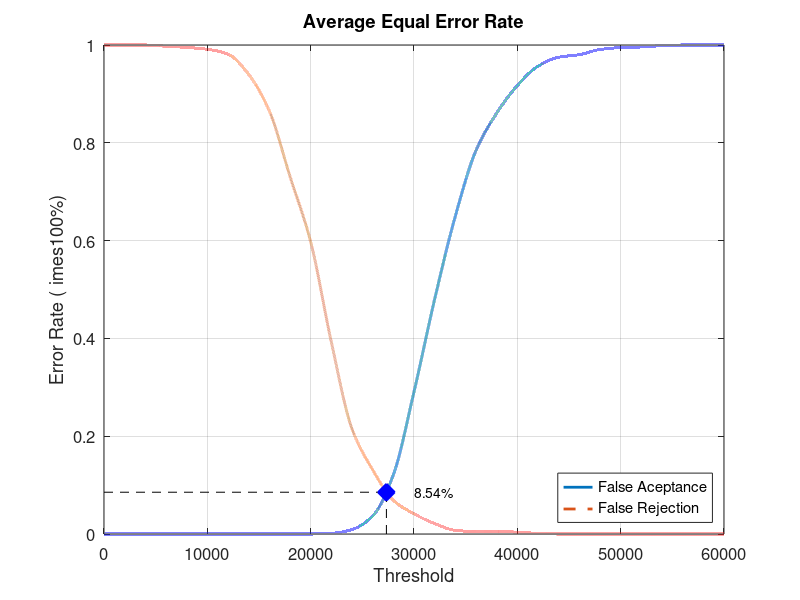
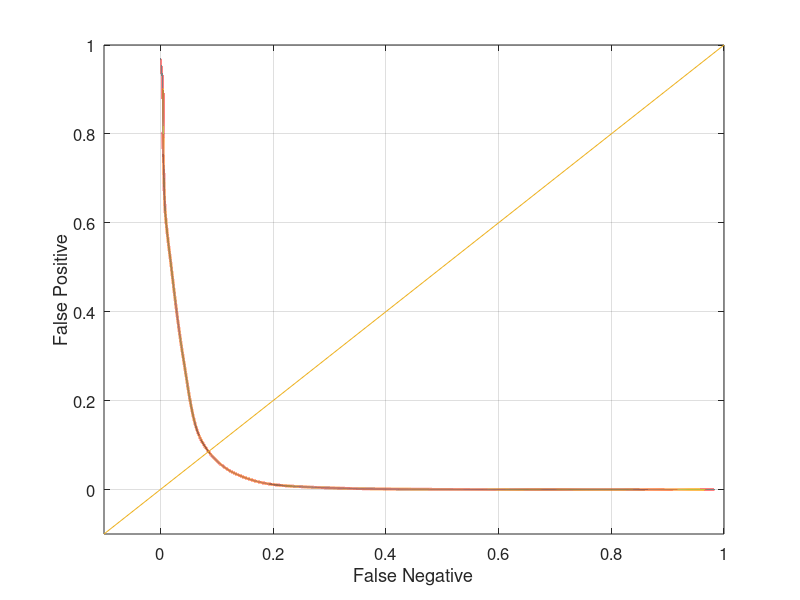

Source code (MATLAB) for these figures, in order:
close all;
clear;
clc;
x = 0:2000:60000;
xq = 0:0.5:60000;

y0 = [0 0 0 0 0 0 0 0 0 0 0 0.00131579 0.00921053 0.0368421 0.121053 0.290789 0.480263 0.65 0.784211 0.860526 0.917105 0.956579 0.975 0.980263 0.990789 0.994737 0.996053 0.998684 1 1 1]
yy0 = interp1(x, y0, xq, 'pchip');
y1 = [1 1 1 0.9975 0.995 0.99125 0.98125 0.94 0.865 0.73125 0.5975 0.3925 0.215 0.13125 0.06875 0.04125 0.02125 0.0075 0.005 0.005 0.00375 0.00125 0 0 0 0 0 0 0 0 0]
yy1 = interp1(x, y1, xq, 'pchip');

% Calculating EER: 
y2 = abs(y0 - y1);
find(y2 == min(y2))
yy2 = abs(yy0 - yy1);
xEER = find(yy2 == min(yy2));
xEERIndex = xq(xEER) % X-axis EER
yEER = yy0(xEER) % Y-axis EER

main = figure
plot(xq, yy0,'-','LineWidth', 2);	hold on
plot(xq, yy1,'--','LineWidth', 2);	hold on
plot([xEERIndex xEERIndex], [0 yEER], 'k--');	hold on
plot([0 xEERIndex], [yEER yEER], 'k--');	hold on
plot(xEERIndex, yEER, 'bx', 'LineWidth', 10);	hold on
text(xEERIndex + 10 * xEERIndex / 100, yEER, [num2str(round((10000 * yEER)) / 100) '%'])
legend('False Aceptance', 'False Rejection', 'Location', 'SouthEast')
xlabel('Threshold')
ylabel('Error Rate (	imes100%)')
title('Average Equal Error Rate')
set(gca, 'FontSize', 12)
axis([0 60000 0 1])
grid on

print(main, 'Experiment3AverageMain', '-dpng');
FNRxFPR = figure('Color', [1 1 1]);
plot(yy1, yy0, '-', yy1, yy0, 'LineWidth', 2);
hold on
y = -0.1:0.1:1
plot(y, y); 
set(gca, 'FontSize', 12)
xlabel('False Negative')
ylabel('False Positive')
axis([-0.1 1 -0.1 1])
set(gca, 'FontSize', 12)
grid on

print(FNRxFPR, 'Experiment3AverageFNRxFPR','-dpng');
